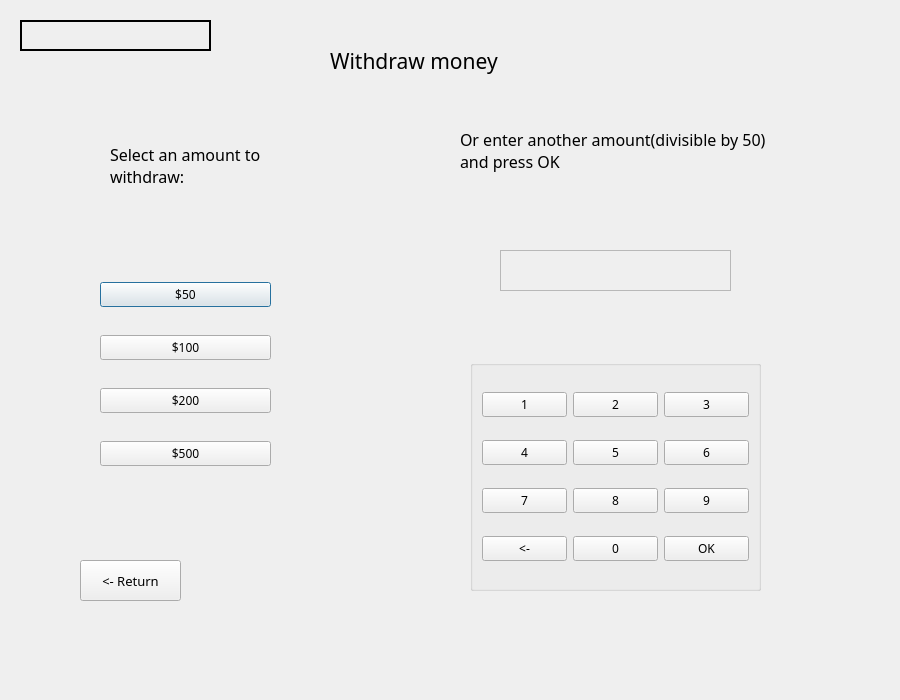
<?xml version="1.0" encoding="UTF-8"?>
<ui version="4.0">
 <class>WithdrawalWindow</class>
 <widget class="QDialog" name="WithdrawalWindow">
  <property name="geometry">
   <rect>
    <x>0</x>
    <y>0</y>
    <width>900</width>
    <height>700</height>
   </rect>
  </property>
  <property name="minimumSize">
   <size>
    <width>900</width>
    <height>700</height>
   </size>
  </property>
  <property name="maximumSize">
   <size>
    <width>900</width>
    <height>700</height>
   </size>
  </property>
  <property name="baseSize">
   <size>
    <width>900</width>
    <height>700</height>
   </size>
  </property>
  <property name="windowTitle">
   <string>Dialog</string>
  </property>
  <widget class="QLabel" name="label">
   <property name="geometry">
    <rect>
     <x>110</x>
     <y>110</y>
     <width>201</width>
     <height>111</height>
    </rect>
   </property>
   <property name="font">
    <font>
     <family>Arial Rounded MT Bold</family>
     <pointsize>12</pointsize>
     <weight>50</weight>
     <bold>false</bold>
    </font>
   </property>
   <property name="text">
    <string>Select an amount to withdraw:</string>
   </property>
   <property name="wordWrap">
    <bool>true</bool>
   </property>
  </widget>
  <widget class="QLabel" name="label_2">
   <property name="geometry">
    <rect>
     <x>460</x>
     <y>90</y>
     <width>331</width>
     <height>121</height>
    </rect>
   </property>
   <property name="baseSize">
    <size>
     <width>900</width>
     <height>900</height>
    </size>
   </property>
   <property name="font">
    <font>
     <family>Arial Rounded MT Bold</family>
     <pointsize>12</pointsize>
     <weight>50</weight>
     <bold>false</bold>
    </font>
   </property>
   <property name="text">
    <string>Or enter another amount(divisible by 50) and press OK</string>
   </property>
   <property name="wordWrap">
    <bool>true</bool>
   </property>
  </widget>
  <widget class="QWidget" name="verticalLayoutWidget">
   <property name="geometry">
    <rect>
     <x>100</x>
     <y>260</y>
     <width>171</width>
     <height>231</height>
    </rect>
   </property>
   <layout class="QVBoxLayout" name="verticalLayout">
    <item>
     <widget class="QPushButton" name="pushButton">
      <property name="font">
       <font>
        <family>Arial Rounded MT Bold</family>
       </font>
      </property>
      <property name="text">
       <string>$50</string>
      </property>
     </widget>
    </item>
    <item>
     <widget class="QPushButton" name="pushButton_2">
      <property name="font">
       <font>
        <family>Arial Rounded MT Bold</family>
       </font>
      </property>
      <property name="text">
       <string>$100</string>
      </property>
     </widget>
    </item>
    <item>
     <widget class="QPushButton" name="pushButton_3">
      <property name="font">
       <font>
        <family>Arial Rounded MT Bold</family>
       </font>
      </property>
      <property name="text">
       <string>$200</string>
      </property>
     </widget>
    </item>
    <item>
     <widget class="QPushButton" name="pushButton_4">
      <property name="font">
       <font>
        <family>Arial Rounded MT Bold</family>
       </font>
      </property>
      <property name="text">
       <string>$500</string>
      </property>
     </widget>
    </item>
   </layout>
  </widget>
  <widget class="QGroupBox" name="gridGroupBox">
   <property name="geometry">
    <rect>
     <x>470</x>
     <y>360</y>
     <width>291</width>
     <height>231</height>
    </rect>
   </property>
   <property name="maximumSize">
    <size>
     <width>900</width>
     <height>900</height>
    </size>
   </property>
   <property name="baseSize">
    <size>
     <width>900</width>
     <height>900</height>
    </size>
   </property>
   <property name="font">
    <font>
     <family>Arial Rounded MT Bold</family>
    </font>
   </property>
   <layout class="QGridLayout" name="gridLayout_4">
    <item row="2" column="2">
     <widget class="QPushButton" name="digit_9">
      <property name="font">
       <font>
        <family>Arial Rounded MT Bold</family>
       </font>
      </property>
      <property name="text">
       <string>9</string>
      </property>
     </widget>
    </item>
    <item row="4" column="2">
     <widget class="QPushButton" name="digit_OK">
      <property name="font">
       <font>
        <family>Arial Rounded MT Bold</family>
       </font>
      </property>
      <property name="text">
       <string>OK</string>
      </property>
     </widget>
    </item>
    <item row="4" column="0">
     <widget class="QPushButton" name="digit_back">
      <property name="font">
       <font>
        <family>Arial Rounded MT Bold</family>
       </font>
      </property>
      <property name="text">
       <string>&lt;-</string>
      </property>
     </widget>
    </item>
    <item row="4" column="1">
     <widget class="QPushButton" name="digit_0">
      <property name="font">
       <font>
        <family>Arial Rounded MT Bold</family>
       </font>
      </property>
      <property name="text">
       <string>0</string>
      </property>
     </widget>
    </item>
    <item row="0" column="0">
     <widget class="QPushButton" name="digit_1">
      <property name="font">
       <font>
        <family>Arial Rounded MT Bold</family>
       </font>
      </property>
      <property name="text">
       <string>1</string>
      </property>
     </widget>
    </item>
    <item row="2" column="0">
     <widget class="QPushButton" name="digit_7">
      <property name="font">
       <font>
        <family>Arial Rounded MT Bold</family>
       </font>
      </property>
      <property name="text">
       <string>7</string>
      </property>
     </widget>
    </item>
    <item row="0" column="2">
     <widget class="QPushButton" name="digit_3">
      <property name="font">
       <font>
        <family>Arial Rounded MT Bold</family>
       </font>
      </property>
      <property name="text">
       <string>3</string>
      </property>
     </widget>
    </item>
    <item row="1" column="0">
     <widget class="QPushButton" name="digit_4">
      <property name="font">
       <font>
        <family>Arial Rounded MT Bold</family>
       </font>
      </property>
      <property name="text">
       <string>4</string>
      </property>
     </widget>
    </item>
    <item row="0" column="1">
     <widget class="QPushButton" name="digit_2">
      <property name="font">
       <font>
        <family>Arial Rounded MT Bold</family>
       </font>
      </property>
      <property name="text">
       <string>2</string>
      </property>
     </widget>
    </item>
    <item row="2" column="1">
     <widget class="QPushButton" name="digit_8">
      <property name="font">
       <font>
        <family>Arial Rounded MT Bold</family>
       </font>
      </property>
      <property name="text">
       <string>8</string>
      </property>
     </widget>
    </item>
    <item row="1" column="2">
     <widget class="QPushButton" name="digit_6">
      <property name="font">
       <font>
        <family>Arial Rounded MT Bold</family>
       </font>
      </property>
      <property name="text">
       <string>6</string>
      </property>
     </widget>
    </item>
    <item row="1" column="1">
     <widget class="QPushButton" name="digit_5">
      <property name="font">
       <font>
        <family>Arial Rounded MT Bold</family>
       </font>
      </property>
      <property name="text">
       <string>5</string>
      </property>
     </widget>
    </item>
   </layout>
  </widget>
  <widget class="QPushButton" name="pushButton_5">
   <property name="geometry">
    <rect>
     <x>80</x>
     <y>560</y>
     <width>101</width>
     <height>41</height>
    </rect>
   </property>
   <property name="font">
    <font>
     <family>Arial Rounded MT Bold</family>
     <pointsize>10</pointsize>
    </font>
   </property>
   <property name="text">
    <string>&lt;- Return</string>
   </property>
  </widget>
  <widget class="QLabel" name="amount">
   <property name="geometry">
    <rect>
     <x>500</x>
     <y>250</y>
     <width>231</width>
     <height>41</height>
    </rect>
   </property>
   <property name="autoFillBackground">
    <bool>true</bool>
   </property>
   <property name="frameShape">
    <enum>QFrame::StyledPanel</enum>
   </property>
   <property name="frameShadow">
    <enum>QFrame::Raised</enum>
   </property>
   <property name="text">
    <string/>
   </property>
  </widget>
  <widget class="QLabel" name="user">
   <property name="geometry">
    <rect>
     <x>20</x>
     <y>20</y>
     <width>191</width>
     <height>31</height>
    </rect>
   </property>
   <property name="palette">
    <palette>
     <active>
      <colorrole role="Button">
       <brush brushstyle="SolidPattern">
        <color alpha="255">
         <red>170</red>
         <green>170</green>
         <blue>255</blue>
        </color>
       </brush>
      </colorrole>
     </active>
     <inactive>
      <colorrole role="Button">
       <brush brushstyle="SolidPattern">
        <color alpha="255">
         <red>170</red>
         <green>170</green>
         <blue>255</blue>
        </color>
       </brush>
      </colorrole>
     </inactive>
     <disabled>
      <colorrole role="Button">
       <brush brushstyle="SolidPattern">
        <color alpha="255">
         <red>170</red>
         <green>170</green>
         <blue>255</blue>
        </color>
       </brush>
      </colorrole>
     </disabled>
    </palette>
   </property>
   <property name="font">
    <font>
     <family>Arial Rounded MT Bold</family>
    </font>
   </property>
   <property name="frameShape">
    <enum>QFrame::WinPanel</enum>
   </property>
   <property name="text">
    <string/>
   </property>
   <property name="alignment">
    <set>Qt::AlignCenter</set>
   </property>
  </widget>
  <widget class="QLabel" name="label_3">
   <property name="geometry">
    <rect>
     <x>330</x>
     <y>20</y>
     <width>291</width>
     <height>81</height>
    </rect>
   </property>
   <property name="font">
    <font>
     <family>Arial Rounded MT Bold</family>
     <pointsize>16</pointsize>
     <weight>50</weight>
     <bold>false</bold>
     <underline>false</underline>
     <strikeout>false</strikeout>
    </font>
   </property>
   <property name="autoFillBackground">
    <bool>false</bool>
   </property>
   <property name="frameShape">
    <enum>QFrame::NoFrame</enum>
   </property>
   <property name="text">
    <string>Withdraw money</string>
   </property>
  </widget>
 </widget>
 <resources/>
 <connections/>
</ui>
